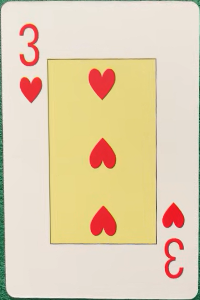
#> input picture Parcial_IA/capturas/carta_000.png, 200 x 300 px
$ python -i segmentacion.py   (imports and definitions only)
#> lines starting #> are read from the running program, lines starting #| are printed output that depends on the picture; after the words box and inside, x2 and y2 are one past the last pixel; in counts of white or black regions, pixels touching at a corner belong together
#> further down, picture is the input picture: shape (300, 200, 3); mean B, G, R 176.8, 208.6, 226.6
import cv2
import numpy as np
from config import HSV_LOWER, HSV_UPPER

def segmentar_fondo_verde(frame, abrir_iter=1, cerrar_iter=1):
    """
    Devuelve máscara binaria donde la carta es 1 y el fondo 0.
    Más robusta frente a ruido e iluminación.
    """
#> called with abrir_iter = 1, cerrar_iter = 1
    hsv = cv2.cvtColor(frame, cv2.COLOR_BGR2HSV)
#> hsv: shape (300, 200, 3); mean H, S, V 27.5, 59.4, 228
    mask = cv2.inRange(hsv, HSV_LOWER, HSV_UPPER)
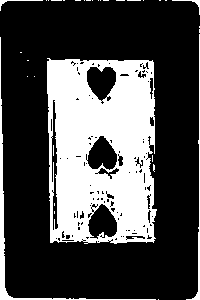
#> mask: shape (300, 200); 29.1% white; 33 white regions (28 under 20 px), largest, box (x1, y1, x2, y2) and area: (47, 58, 157, 244) 15809, (0, 37, 156, 300) 1043, (186, 34, 200, 300) 371, (0, 0, 43, 11) 68, (172, 0, 200, 15) 60
    mask_inv = cv2.bitwise_not(mask)

    kernel = cv2.getStructuringElement(cv2.MORPH_RECT, (5,5))
    mask_clean = cv2.morphologyEx(mask_inv, cv2.MORPH_OPEN, kernel, iterations=abrir_iter)
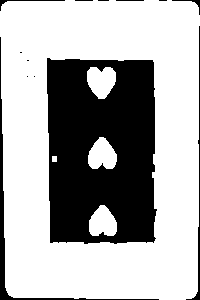
#> mask_clean: shape (300, 200); 68.5% white; 13 black regions (7 under 20 px), largest, box (x1, y1, x2, y2) and area: (47, 58, 157, 244) 17244, (0, 37, 159, 300) 1062, (186, 26, 200, 300) 382, (0, 0, 65, 11) 90, (172, 0, 200, 15) 60, (116, 0, 144, 1) 28
    mask_clean = cv2.morphologyEx(mask_clean, cv2.MORPH_CLOSE, kernel, iterations=cerrar_iter)
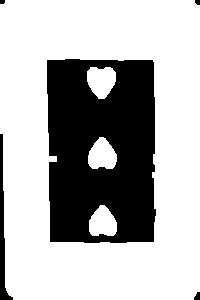
#> mask_clean: shape (300, 200); 70.1% white; 5 black regions (1 under 20 px), largest, box (x1, y1, x2, y2) and area: (47, 59, 156, 243) 17175, (0, 134, 13, 300) 716, (194, 292, 200, 300) 37, (195, 0, 200, 5) 22

    return mask_clean

>>> import cv2
>>> picture = cv2.imread('capturas/carta_000.png')
>>> result = segmentar_fondo_verde(picture)
